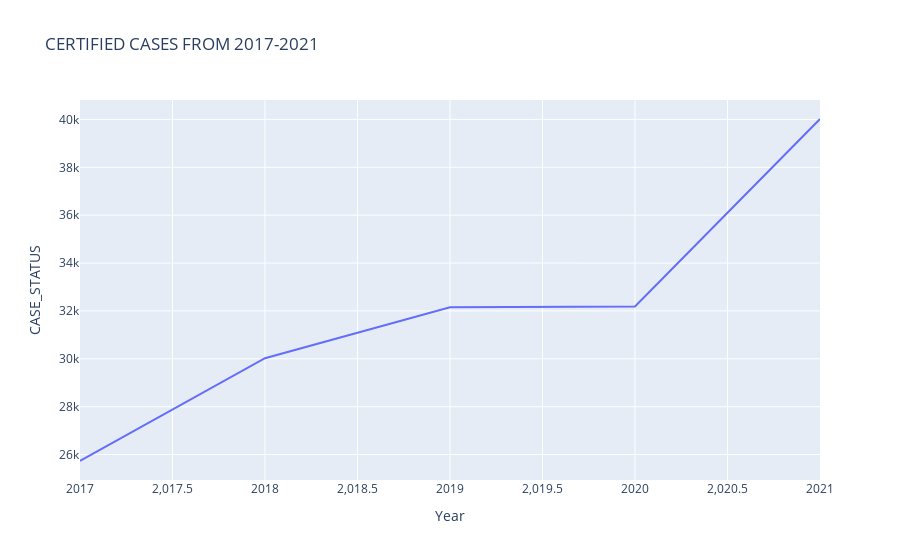

The cell this chart's notebook holds for it:
### Code cell
h1b_df_c = h1b_df[h1b_df["CASE_STATUS"]=="Certified"]
h1b_df_c=h1b_df_c.groupby("Year")["CASE_STATUS"].count().reset_index()
fig = px.line(h1b_df_c, x='Year', y='CASE_STATUS', title="CERTIFIED CASES FROM 2017-2021")
fig.show()

### Figure 1 — Plotly figure (JSON) as saved in the notebook; plotly's stock layout.template omitted (floating-point values rounded to 4 significant figures)
{"data": [{"hovertemplate": "Year=%{x}<br>CASE_STATUS=%{y}<extra></extra>", "legendgroup": "", "line": {"color": "#636efa", "dash": "solid"}, "mode": "lines", "name": "", "orientation": "v", "showlegend": false, "type": "scatter", "x": [2017, 2018, 2019, 2020, 2021], "xaxis": "x", "y": [25731, 30024, 32153, 32190, 40018], "yaxis": "y"}], "layout": {"legend": {"tracegroupgap": 0}, "title": {"text": "CERTIFIED CASES FROM 2017-2021"}, "xaxis": {"anchor": "y", "domain": [0, 1], "title": {"text": "Year"}}, "yaxis": {"anchor": "x", "domain": [0, 1], "title": {"text": "CASE_STATUS"}}}}
